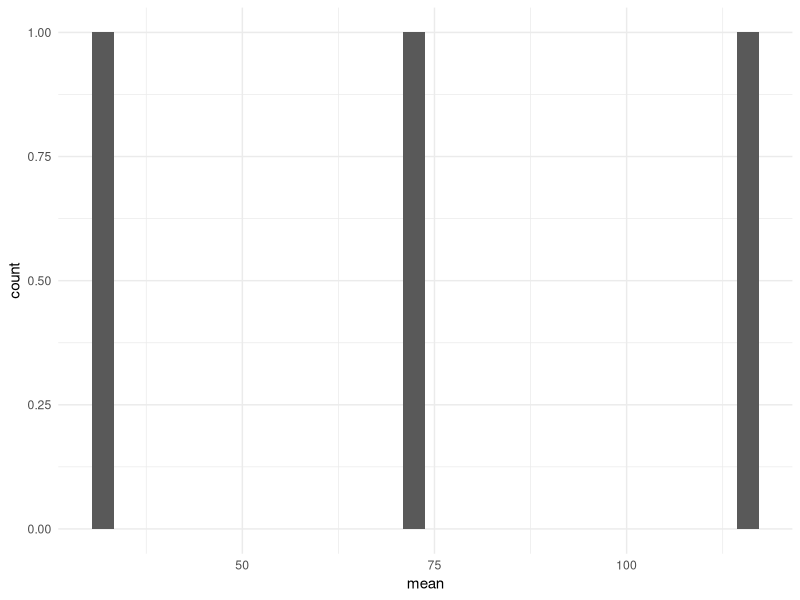

R code for this plot:
library(tidyverse)

# Input the values of the samples

sample_1 <- c(83.2, 82.6, 82.6, 82.6, 93.2, 94, 94, 48.5, 33.6, 33.6)
sample_2 <- c(88, 48, 23, 23, 23, 23, 23, 23, 23, 23)
sample_3 <- c(83.2, 82.6, 82.6, 99, 100, 145, 123, 222, 111, 111)
# sample_4 <- c(..., ..., ..., ...)

# ... and so on

# Create a table with the samples and an id column

data <- tibble(sample_1, sample_2, sample_3) |>
  gather(key = "sample", value = "value")

data # Look at the table



# Calculate the mean of each sample

sample_means <- data |>
group_by(sample) |>
summarise(mean = mean(value))

sample_means # Look at the means
#
# # Plot the sampling distribution
#
ggplot(sample_means, mapping = aes(x = mean)) +
  geom_histogram() +
  theme_minimal()
